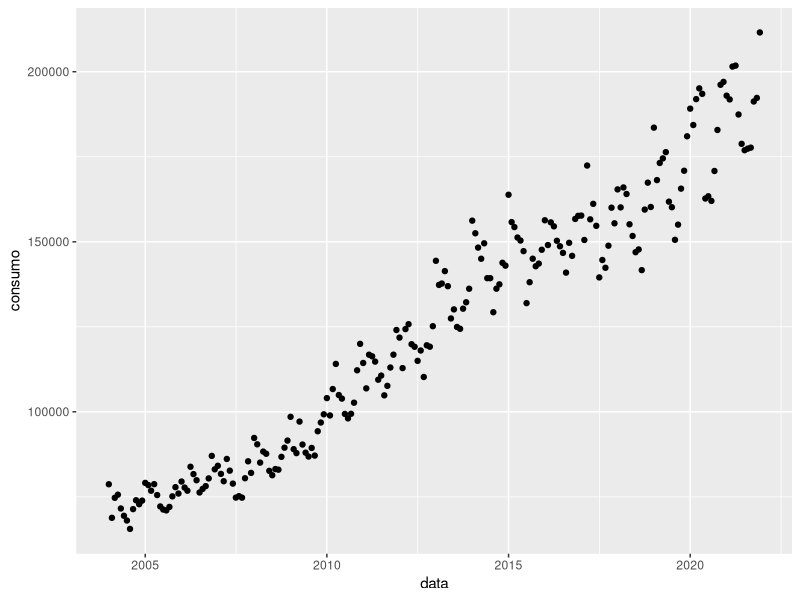
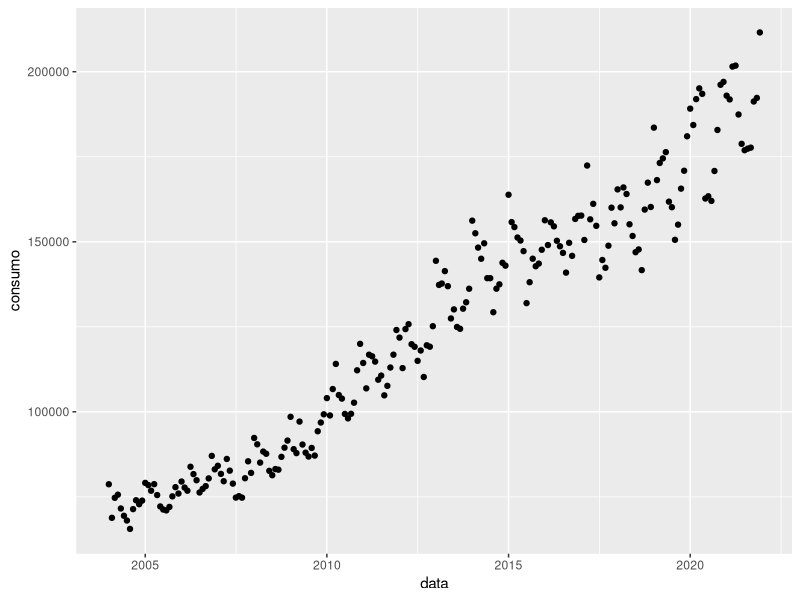
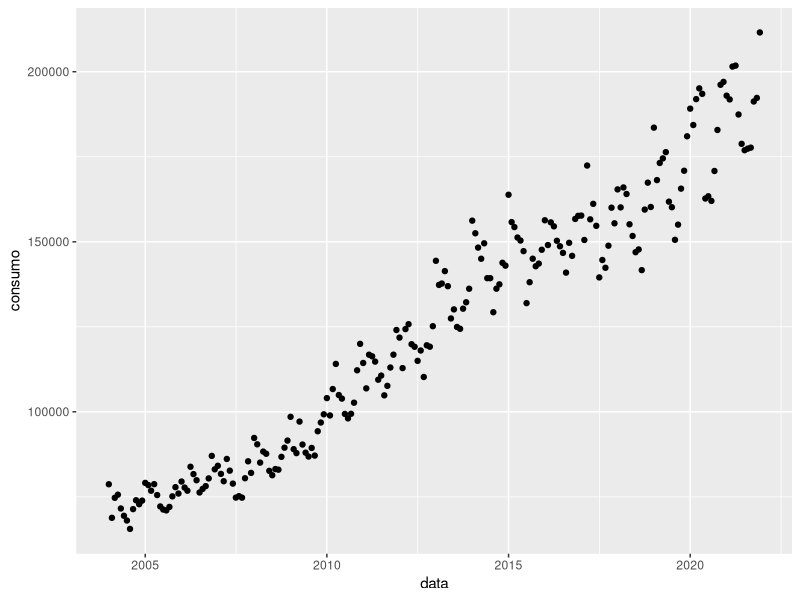
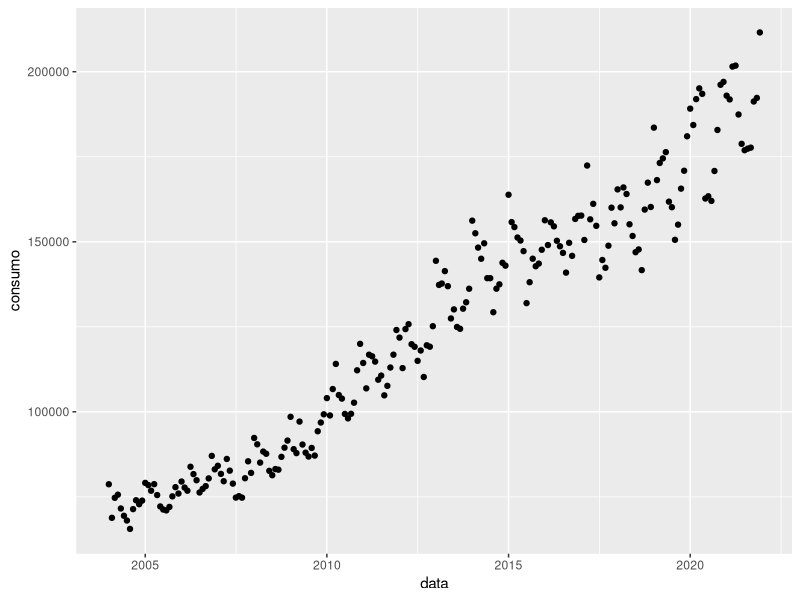
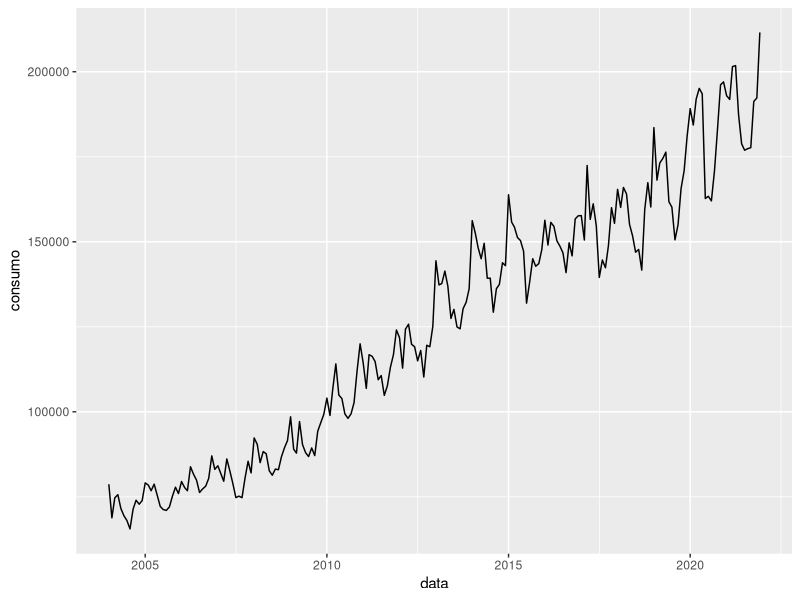
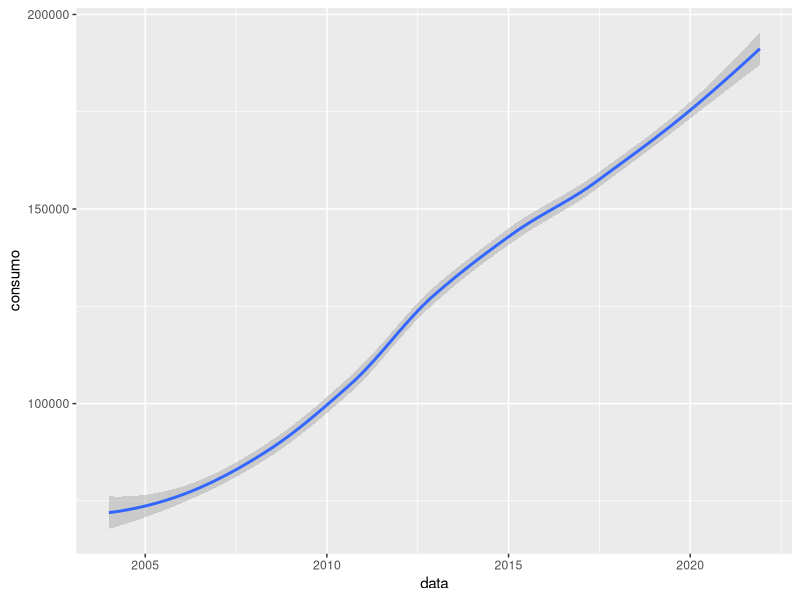
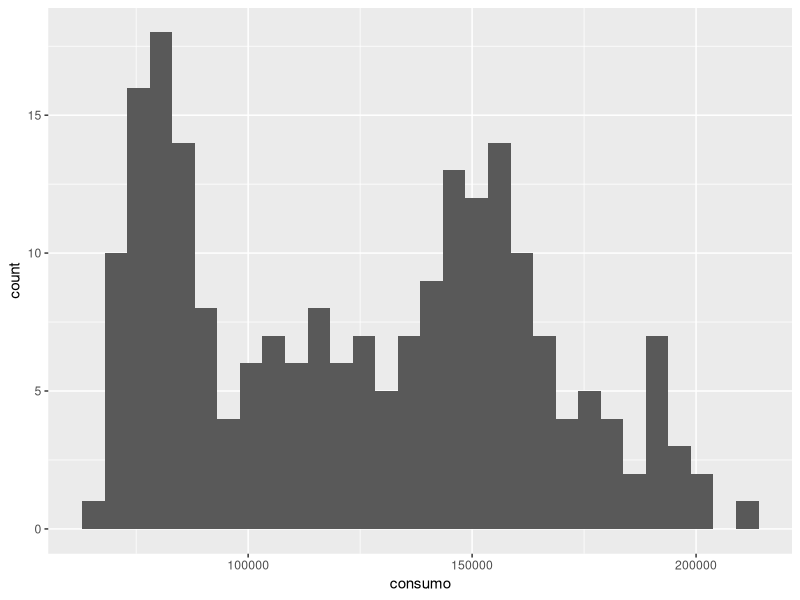
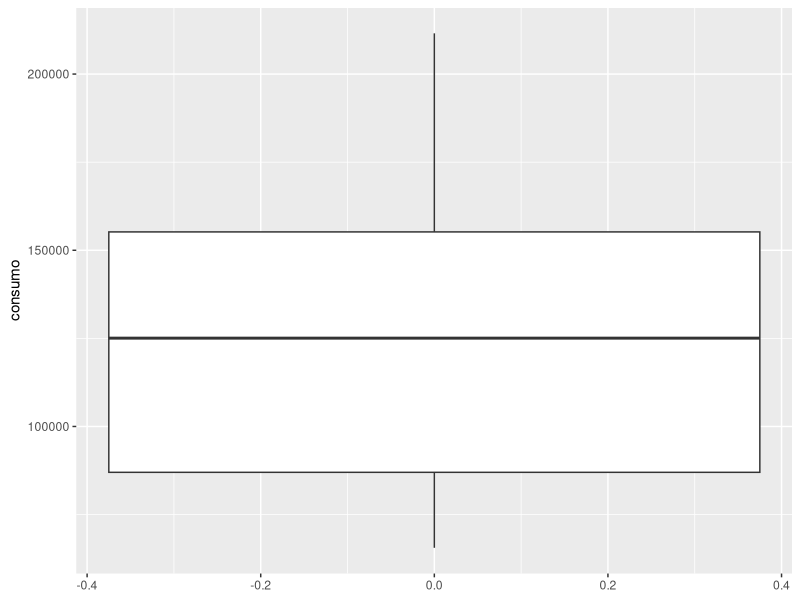

The R script that drew these images, in order:
## ---- chunk 1
# tidyverse importa o pacote ggplot2
library(tidyverse)
## ---- chunk 2
energia_residencial_pb <- read_csv("dados/energia_residencial_paraiba.csv")
## ---- chunk 3
# camada de dados
energia_residencial_pb |> 
  # camada estética (mapeamento)
  ggplot(aes(x = data, y = consumo)) +
  # camada de geometria
  geom_point()
## ---- chunk 4
# camada de dados
energia_residencial_pb |> 
  # camada estética (mapeamento)
  ggplot(aes(x = data, y = consumo)) +
  # camada de geometria
  geom_point()
## ---- chunk 5
# camada de dados
energia_residencial_pb |> 
  # camada estética (mapeamento)
  ggplot(aes(x = data, y = consumo)) +
  # camada de geometria
  geom_point()
## ---- chunk 6
energia_residencial_pb |> 
  ggplot(mapping = aes(x = data, y = consumo)) +
  geom_point()

## ---- chunk 7
energia_residencial_pb |> 
  ggplot(mapping = aes(x = data, y = consumo)) +
  geom_line()
## ---- chunk 8
energia_residencial_pb |> 
  ggplot(mapping = aes(x = data, y = consumo)) +
  geom_smooth()
## ---- chunk 9
energia_residencial_pb |> 
  ggplot(aes(x = consumo)) +
  geom_histogram()

## ---- chunk 10
energia_residencial_pb |> 
  ggplot(aes(y = consumo)) +
  geom_boxplot()
## ---- chunk 11
energia_residencial_pb |> 
  ggplot(aes(sample = consumo)) +
  geom_qq() +
  geom_qq_line()
## ---- chunk 12

energia_residencial_pb |> 
  ggplot(aes(x = data, y = consumo)) +
  geom_point() +
  geom_line()
## ---- chunk 13
energia_residencial_pb |> 
  group_by(ano) |> 
  summarise(consumo_total = sum(consumo)) |> 
  ggplot(aes(x = ano, y = consumo_total)) + 
  geom_col()
## ---- chunk 14
energia_residencial_pb |> 
  filter(ano > 2012) |> 
  ggplot(aes(x = mes, y = consumo)) + 
  geom_line() + 
  facet_wrap(~ano)
## ---- chunk 15
#| echo: false
energia_residencial_pb |> 
  filter(ano > 2012) |> 
  ggplot(aes(x = mes, y = consumo)) + 
  geom_line() + 
  facet_wrap(~ano)
## ---- chunk 16
#| echo: false
energia_residencial_pb |> 
  filter(ano > 2012) |> 
  ggplot(aes(x = mes, y = consumo)) + 
  geom_line() + 
  facet_wrap(~ano) +
  labs(x = "Mês", y = "Consumo mensal", 
       title = "Consumo de energia elétrica residencial na Paraíba", 
       caption = "Fonte: Elaborado pelo autor")
## ---- chunk 17
#| echo: false
energia_residencial_pb |> 
  filter(ano > 2012) |> 
  ggplot(aes(x = mes, y = consumo)) + 
  geom_line() + 
  facet_wrap(~ano) +
  labs(x = "Mês", y = "Consumo mensal", 
       title = "Consumo de energia elétrica residencial na Paraíba", 
       caption = "Fonte: Elaborado pelo autor") +
  theme_light()
## ---- chunk 18
#| echo: false
energia_residencial_pb |> 
  filter(ano > 2012) |> 
  ggplot(aes(x = mes, y = consumo, 
             color = as.factor(ano))) + 
  geom_line() + 
  facet_wrap(~ano) +
  labs(x = "Mês", y = "Consumo mensal", 
       title = "Consumo de energia elétrica residencial na Paraíba", 
       caption = "Fonte: Elaborado pelo autor") +
  theme_light()
## ---- chunk 19
#| echo: false
energia_residencial_pb |> 
  filter(ano > 2012) |> 
  ggplot(aes(x = mes, y = consumo, color = as.factor(ano))) + 
  geom_line() + 
  facet_wrap(~ano) +
  labs(x = "Mês", y = "Consumo mensal", 
       title = "Consumo de energia elétrica residencial na Paraíba", 
       caption = "Fonte: Elaborado pelo autor") +
  theme_light() +
  guides(color="none")

